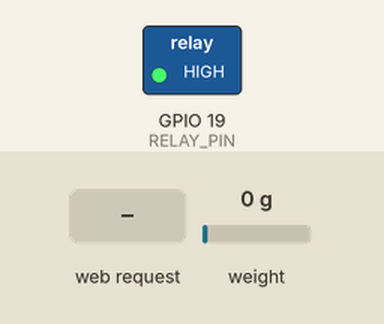
A sketch run on a simulated ESP32. Shown: switched loads named in the sketch (green lamp = pin HIGH). Inputs (shaded band) come from the test bench; at power-on: weight on the scale 0 g. WiFi joins after 1.5 s; servers stay silent unless stated; what the sketch prints to the serial monitor is not drawn.

Above: at 11.7 s.
11.8 s: HTTP request GET /flip received
At 12.2 s:
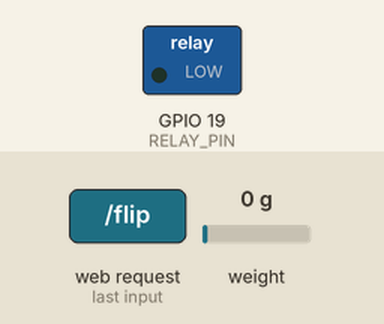
13.8 s: HTTP request GET /brew received
At 16.5 s:
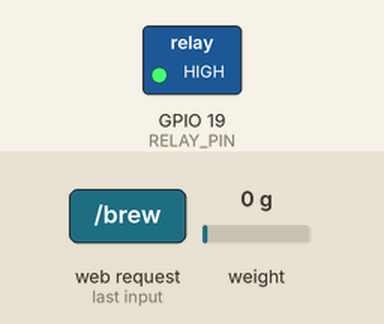
Timing chart, 0 to 18.0 s (numbered marks = the images above; inputs shaded):
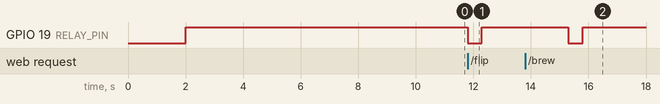

Measured:
- after the input at 11.8 s, GPIO 19 (RELAY_PIN): HIGH → LOW at once, → HIGH 0.50 s later
- after the input at 13.8 s, GPIO 19 (RELAY_PIN): HIGH → LOW after 1.5 s, → HIGH 0.50 s later

The sketch:

scale_v1.ino
```cpp
// LEGACY (April 2026) — first working version WITH the scale (HX711 + 1 kg load cell).
// Stopped the shot by WEIGHT (40 g) instead of time. Kept for reference when the scale
// is added back to firmware/src/main.cpp. Not built by PlatformIO (lives in docs/).
// Needs library: "HX711" by bogde.
// WiFi credentials removed: use secrets.h like the main firmware.

#include "HX711.h"
#include <WiFi.h>
#include <WebServer.h>

// ============== CONFIGURATION ==============
bool is_production = true;
bool stop_at_target = true;
float stop_weight = 40.0;

const char* ssid = "YOUR_WIFI";
const char* password = "YOUR_PASSWORD";

#define DT 4
#define SCK 5
#define RELAY_PIN 19

// Negative because the load cell's A+ and A- wires are physically swapped on the HX711.
// Measured with a 71.4 g reference weight. Formula when re-calibrating:
//   new_factor = old_factor * (displayed_weight / actual_weight)
float calibration_factor = -756.8;

HX711 scale;
WebServer server(80);
bool stop_sent = false;
bool brewing = false;
unsigned long last_click = 0;

String webpage = R"rawliteral(
<!DOCTYPE html><html><head><title>ESP32 Scale</title>
<meta name="viewport" content="width=device-width, initial-scale=1">
<style>
  body { font-family: sans-serif; text-align: center; background: #1a1a1a; color: #fff; padding-top: 50px; }
  #weight { font-size: 72px; font-weight: bold; margin: 30px 0; }
  #status { font-size: 28px; margin: 20px 0; padding: 15px; border-radius: 10px; }
  .stopped { background: #ff4444; } .running { background: #333; color: #aaa; } .brewing { background: #ff8800; }
  button { font-size: 20px; padding: 12px 30px; margin: 10px; border: none; border-radius: 8px; }
</style></head><body>
<h1>Espresso Scale</h1>
<div id="weight">-- g</div>
<div id="status" class="running">Ready</div>
<button onclick="fetch('/flip')">FLIP SWITCH</button>
<button onclick="fetch('/tare')">TARE</button>
<button onclick="fetch('/brew')">START BREW</button>
<button onclick="fetch('/reset')">RESET</button>
<script>
setInterval(() => {
  fetch("/data").then(r => r.json()).then(d => {
    document.getElementById("weight").innerHTML = d.weight + " g";
    const s = document.getElementById("status");
    if (d.stop_sent) { s.innerHTML = "STOP SENT - " + d.weight + "g reached"; s.className = "stopped"; }
    else if (d.brewing) { s.innerHTML = "BREWING... target: " + d.target + " g"; s.className = "brewing"; }
    else { s.innerHTML = "Ready - target: " + d.target + " g"; s.className = "running"; }
  });
}, 300);
</script></body></html>
)rawliteral";

// Relay: 500 ms press, 1 s minimum between presses (shorter caused missed/double clicks)
void pressButton() {
  unsigned long now = millis();
  if (now - last_click < 1000) return;
  last_click = now;
  digitalWrite(RELAY_PIN, LOW);
  delay(500);
  digitalWrite(RELAY_PIN, HIGH);
  delay(200);
}

void handleRoot()  { server.send(200, "text/html", webpage); }
void handleData()  {
  float w = scale.get_units(5);
  String json = "{\"weight\":\"" + String(w, 1) + "\",\"target\":\"" + String(stop_weight, 1) +
                "\",\"stop_sent\":" + (stop_sent ? "true" : "false") + ",\"brewing\":" + (brewing ? "true" : "false") + "}";
  server.send(200, "application/json", json);
}
void handleTare()  { scale.tare(); stop_sent = false; brewing = false; server.send(200, "text/plain", "OK"); }
void handleFlip()  { pressButton(); server.send(200, "text/plain", "OK"); }
void handleBrew()  {
  if (!brewing && !stop_sent) { scale.tare(); delay(500); pressButton(); brewing = true; }
  server.send(200, "text/plain", "OK");
}
void handleReset() { stop_sent = false; brewing = false; server.send(200, "text/plain", "OK"); }

void setup() {
  Serial.begin(115200);
  delay(2000);
  pinMode(RELAY_PIN, OUTPUT);
  digitalWrite(RELAY_PIN, HIGH);
  pinMode(18, INPUT);              // GPIO18 is solder-bridged to GPIO19

  Serial.println("Remove everything! Taring in 5 seconds...");
  delay(5000);
  scale.begin(DT, SCK);
  // Without this timeout the ESP32 boot-looped when the HX711 was missing
  if (scale.wait_ready_timeout(3000)) { scale.set_scale(calibration_factor); scale.tare(20); }
  else Serial.println("ERROR: HX711 not found!");

  WiFi.begin(ssid, password);
  while (WiFi.status() != WL_CONNECTED) { delay(500); Serial.print("."); }
  Serial.print("\nIP: "); Serial.println(WiFi.localIP());

  server.on("/", handleRoot); server.on("/data", handleData); server.on("/tare", handleTare);
  server.on("/flip", handleFlip); server.on("/brew", handleBrew); server.on("/reset", handleReset);
  server.begin();
}

void loop() {
  server.handleClient();
  if (stop_at_target && brewing && !stop_sent) {
    float w = scale.get_units(3);
    if (w >= stop_weight) { stop_sent = true; brewing = false; pressButton(); }
  }
}
```
